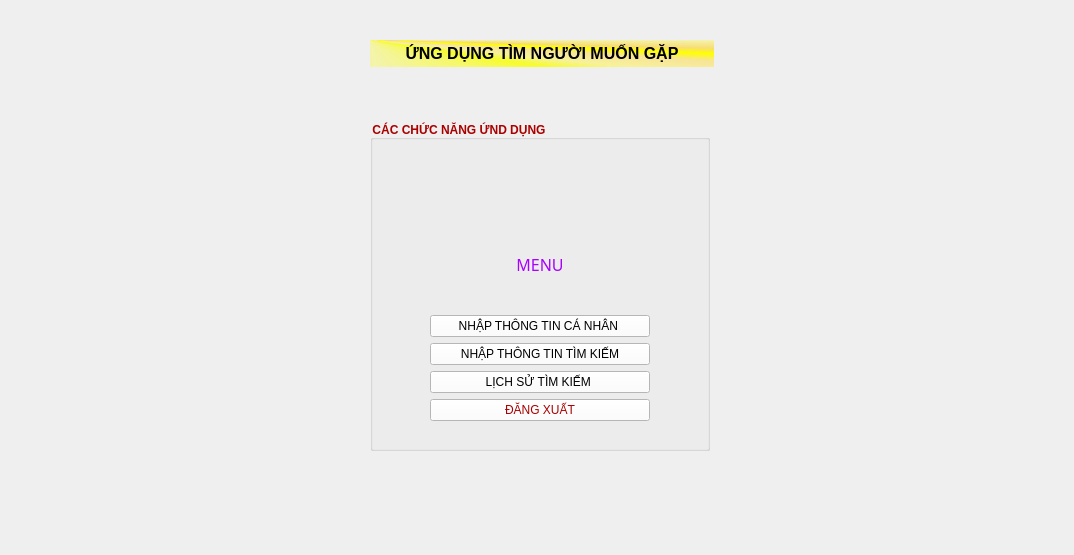
<?xml version="1.0" encoding="UTF-8"?>
<ui version="4.0">
 <class>Specific_Task</class>
 <widget class="QMainWindow" name="Specific_Task">
  <property name="geometry">
   <rect>
    <x>0</x>
    <y>0</y>
    <width>1074</width>
    <height>555</height>
   </rect>
  </property>
  <property name="windowTitle">
   <string>MainWindow</string>
  </property>
  <property name="styleSheet">
   <string notr="true"/>
  </property>
  <widget class="QWidget" name="Menu">
   <widget class="QLabel" name="title_label">
    <property name="geometry">
     <rect>
      <x>370</x>
      <y>40</y>
      <width>344</width>
      <height>27</height>
     </rect>
    </property>
    <property name="font">
     <font>
      <pointsize>12</pointsize>
      <bold>true</bold>
     </font>
    </property>
    <property name="mouseTracking">
     <bool>true</bool>
    </property>
    <property name="styleSheet">
     <string notr="true">background-color: qconicalgradient(cx:0, cy:0, angle:135, stop:0 rgba(255, 255, 0, 69), stop:0.375 rgba(255, 255, 0, 69), stop:0.423533 rgba(251, 255, 0, 145), stop:0.45 rgba(247, 255, 0, 208), stop:0.477581 rgba(255, 244, 71, 130), stop:0.518717 rgba(255, 218, 71, 130), stop:0.55 rgba(255, 255, 0, 255), stop:0.57754 rgba(255, 203, 0, 130), stop:0.625 rgba(255, 255, 0, 69), stop:1 rgba(255, 255, 0, 69));
color: rgb(0, 0, 0);</string>
    </property>
    <property name="text">
     <string>&lt;html&gt;&lt;head/&gt;&lt;body&gt;&lt;p align=&quot;center&quot;&gt;ỨNG DỤNG TÌM NGƯỜI MUỐN GẶP&lt;/p&gt;&lt;/body&gt;&lt;/html&gt;</string>
    </property>
   </widget>
   <widget class="QGroupBox" name="tasks_box">
    <property name="geometry">
     <rect>
      <x>370</x>
      <y>120</y>
      <width>340</width>
      <height>331</height>
     </rect>
    </property>
    <property name="font">
     <font>
      <family>Segoe UI</family>
      <pointsize>9</pointsize>
      <italic>false</italic>
      <bold>true</bold>
     </font>
    </property>
    <property name="styleSheet">
     <string notr="true">color: rgb(170, 0, 0);
font: 700 9pt &quot;Segoe UI&quot;;
font: 9pt &quot;Segoe UI&quot;;
font: 700 9pt &quot;Segoe UI&quot;;</string>
    </property>
    <property name="title">
     <string>CÁC CHỨC NĂNG ỨND DỤNG</string>
    </property>
    <widget class="QWidget" name="verticalLayoutWidget">
     <property name="geometry">
      <rect>
       <x>60</x>
       <y>100</y>
       <width>220</width>
       <height>201</height>
      </rect>
     </property>
     <layout class="QVBoxLayout" name="menu_box">
      <item>
       <widget class="QLabel" name="menu_title">
        <property name="font">
         <font>
          <family>Showcard Gothic</family>
          <pointsize>12</pointsize>
          <italic>false</italic>
          <bold>false</bold>
         </font>
        </property>
        <property name="styleSheet">
         <string notr="true">color: rgb(170, 0, 255);
font: 12pt &quot;Showcard Gothic&quot;;</string>
        </property>
        <property name="text">
         <string>&lt;html&gt;&lt;head/&gt;&lt;body&gt;&lt;p align=&quot;center&quot;&gt;&lt;span style=&quot; font-size:12pt;&quot;&gt;MENU&lt;/span&gt;&lt;/p&gt;&lt;/body&gt;&lt;/html&gt;</string>
        </property>
       </widget>
      </item>
      <item>
       <widget class="QPushButton" name="user_info_box">
        <property name="styleSheet">
         <string notr="true">background-color: rgb(255, 255, 255);
color: rgb(0, 0, 0);</string>
        </property>
        <property name="text">
         <string>NHẬP THÔNG TIN CÁ NHÂN </string>
        </property>
       </widget>
      </item>
      <item>
       <widget class="QPushButton" name="found_user_box">
        <property name="styleSheet">
         <string notr="true">color: rgb(0, 0, 0);
background-color: rgb(255, 255, 255);</string>
        </property>
        <property name="text">
         <string>NHẬP THÔNG TIN TÌM KIẾM</string>
        </property>
       </widget>
      </item>
      <item>
       <widget class="QPushButton" name="history_finding">
        <property name="styleSheet">
         <string notr="true">color: rgb(0, 0, 0);
background-color: rgb(255, 255, 255);</string>
        </property>
        <property name="text">
         <string>LỊCH SỬ TÌM KIẾM </string>
        </property>
       </widget>
      </item>
      <item>
       <widget class="QPushButton" name="return_home_page">
        <property name="styleSheet">
         <string notr="true">color: rgb(170, 0, 0);
font: 700 9pt &quot;Segoe UI&quot;;
background-color: rgb(255, 255, 255);</string>
        </property>
        <property name="text">
         <string>ĐĂNG XUẤT</string>
        </property>
       </widget>
      </item>
     </layout>
    </widget>
   </widget>
  </widget>
  <widget class="QMenuBar" name="menubar">
   <property name="geometry">
    <rect>
     <x>0</x>
     <y>0</y>
     <width>1074</width>
     <height>25</height>
    </rect>
   </property>
  </widget>
 </widget>
 <resources/>
 <connections/>
</ui>
